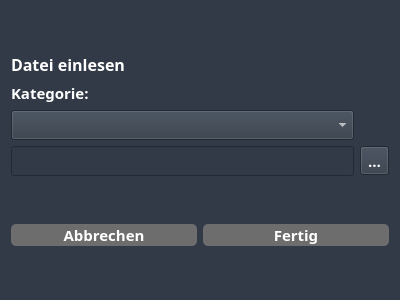
<?xml version="1.0" encoding="UTF-8"?>
<ui version="4.0">
 <class>Dialog</class>
 <widget class="QDialog" name="Dialog">
  <property name="geometry">
   <rect>
    <x>0</x>
    <y>0</y>
    <width>400</width>
    <height>300</height>
   </rect>
  </property>
  <property name="font">
   <font>
    <family>Cabin</family>
    <pointsize>11</pointsize>
    <bold>true</bold>
   </font>
  </property>
  <property name="windowTitle">
   <string>Dialog</string>
  </property>
  <property name="styleSheet">
   <string notr="true">background-color: #313a46;</string>
  </property>
  <layout class="QGridLayout" name="gridLayout_2">
   <item row="0" column="0" colspan="2">
    <layout class="QGridLayout" name="gridLayout">
     <item row="2" column="0">
      <widget class="QComboBox" name="comboBoxKategorie">
       <property name="font">
        <font>
         <family>Cabin</family>
         <pointsize>11</pointsize>
         <bold>true</bold>
        </font>
       </property>
       <property name="styleSheet">
        <string notr="true">QComboBox {
    color: #ffffff;
}

QComboBox:items {
    color: #ffffff;
}

QListView {
    color: #ffffff;
}   

QLineEdit {
	color: #fffff;
}</string>
       </property>
       <item>
        <property name="text">
         <string/>
        </property>
       </item>
      </widget>
     </item>
     <item row="4" column="0">
      <widget class="QLineEdit" name="lineEditSelectedFile">
       <property name="styleSheet">
        <string notr="true">color: #fff;</string>
       </property>
      </widget>
     </item>
     <item row="0" column="0">
      <widget class="QLabel" name="label">
       <property name="sizePolicy">
        <sizepolicy hsizetype="Fixed" vsizetype="Fixed">
         <horstretch>0</horstretch>
         <verstretch>0</verstretch>
        </sizepolicy>
       </property>
       <property name="minimumSize">
        <size>
         <width>0</width>
         <height>0</height>
        </size>
       </property>
       <property name="font">
        <font>
         <family>Cabin</family>
         <pointsize>12</pointsize>
         <bold>true</bold>
        </font>
       </property>
       <property name="styleSheet">
        <string notr="true">color: #ffffff;</string>
       </property>
       <property name="text">
        <string>Datei einlesen</string>
       </property>
      </widget>
     </item>
     <item row="4" column="1">
      <widget class="QToolButton" name="toolButtonFileDialog">
       <property name="styleSheet">
        <string notr="true">color: #ffffff</string>
       </property>
       <property name="text">
        <string>...</string>
       </property>
      </widget>
     </item>
     <item row="1" column="0">
      <widget class="QLabel" name="label_2">
       <property name="sizePolicy">
        <sizepolicy hsizetype="Fixed" vsizetype="Fixed">
         <horstretch>0</horstretch>
         <verstretch>0</verstretch>
        </sizepolicy>
       </property>
       <property name="font">
        <font>
         <family>Cabin</family>
         <pointsize>11</pointsize>
         <bold>true</bold>
        </font>
       </property>
       <property name="styleSheet">
        <string notr="true">color: #ffffff;</string>
       </property>
       <property name="text">
        <string>Kategorie:</string>
       </property>
      </widget>
     </item>
    </layout>
   </item>
   <item row="1" column="0">
    <widget class="QPushButton" name="pushButtonAbbrechen">
     <property name="font">
      <font>
       <family>Cabin</family>
       <pointsize>11</pointsize>
       <bold>true</bold>
      </font>
     </property>
     <property name="styleSheet">
      <string notr="true">QPushButton {
	background-color:  #6d6d6d;
	border-radius: 5px;
	color: #ffffff;
}

QPushButton::hover {
	background-color: #e0e1e3;
	color: #fff;
}</string>
     </property>
     <property name="text">
      <string>Abbrechen</string>
     </property>
    </widget>
   </item>
   <item row="1" column="1">
    <widget class="QPushButton" name="pushButtonSpeichern">
     <property name="font">
      <font>
       <family>Cabin</family>
       <pointsize>11</pointsize>
       <bold>true</bold>
      </font>
     </property>
     <property name="styleSheet">
      <string notr="true">QPushButton {
	background-color:  #6d6d6d;
	border-radius: 5px;
	color: #ffffff;
}

QPushButton::hover {
	background-color: #e0e1e3;
	color: #fff;
}</string>
     </property>
     <property name="text">
      <string>Fertig</string>
     </property>
    </widget>
   </item>
  </layout>
 </widget>
 <resources/>
 <connections/>
</ui>
